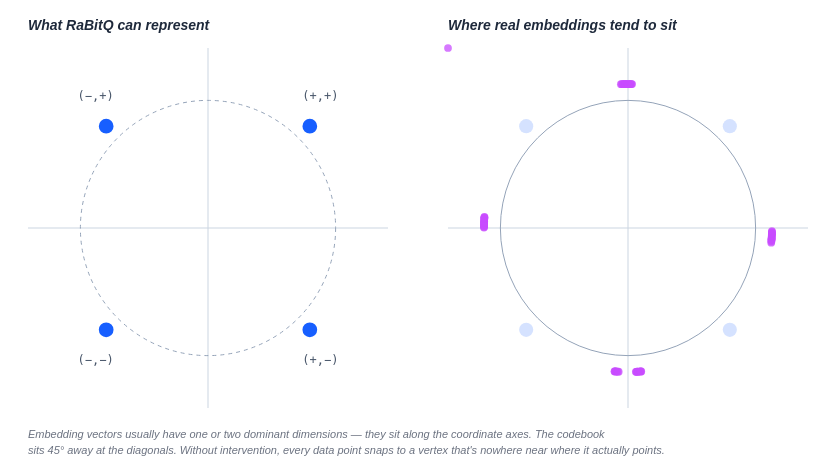

Write a Vega-Lite specification for this figure.
### Vega specification from a JSON file in a GitHub repository (floating-point values rounded to 4 significant figures)
{"$schema": "https://vega.github.io/schema/vega/v5.json", "description": "RaBitQ 2D codebook vs typical embedding directions. Left panel shows the 4-vertex codebook on the unit circle; right panel shows axis-clustered data points that snap nowhere near where they actually point.", "width": 800, "height": 460, "padding": 8, "background": "transparent", "config": {"axis": {"labelFontSize": 11, "titleFontSize": 12}}, "signals": [{"name": "panel_w", "value": 360}, {"name": "panel_h", "value": 360}, {"name": "panel_gap", "value": 60}, {"name": "left_x", "value": 20}, {"name": "right_x", "update": "left_x + panel_w + panel_gap"}, {"name": "panel_y", "value": 40}], "data": [{"name": "codebook", "values": [{"sx": 1, "sy": 1, "label": "(+,+)", "lx": 0.78, "ly": 0.92}, {"sx": -1, "sy": 1, "label": "(−,+)", "lx": -0.78, "ly": 0.92}, {"sx": -1, "sy": -1, "label": "(−,−)", "lx": -0.78, "ly": -0.92}, {"sx": 1, "sy": -1, "label": "(+,−)", "lx": 0.78, "ly": -0.92}], "transform": [{"type": "formula", "as": "x", "expr": "datum.sx / sqrt(2)"}, {"type": "formula", "as": "y", "expr": "datum.sy / sqrt(2)"}]}, {"name": "raw_data", "values": [{}], "transform": [{"type": "sequence", "start": 0, "stop": 64, "step": 1, "as": "i"}, {"type": "formula", "as": "axis", "expr": "datum.i % 4"}, {"type": "formula", "as": "h", "expr": "((datum.i * 9301 + 49297) % 233280) / 233280"}, {"type": "formula", "as": "h2", "expr": "((datum.i * 16807 + 13) % 65521) / 65521"}, {"type": "formula", "as": "dom", "expr": "0.85 + datum.h * 0.13"}, {"type": "formula", "as": "noise", "expr": "(datum.h2 - 0.5) * 0.18"}, {"type": "formula", "as": "rx", "expr": "datum.axis === 0 ? datum.dom : (datum.axis === 1 ? datum.noise : (datum.axis === 2 ? -datum.dom : datum.noise))"}, {"type": "formula", "as": "ry", "expr": "datum.axis === 0 ? datum.noise : (datum.axis === 1 ? datum.dom : (datum.axis === 2 ? datum.noise : -datum.dom))"}, {"type": "formula", "as": "norm", "expr": "sqrt(datum.rx * datum.rx + datum.ry * datum.ry)"}, {"type": "formula", "as": "x", "expr": "datum.rx / datum.norm"}, {"type": "formula", "as": "y", "expr": "datum.ry / datum.norm"}]}], "marks": [{"type": "text", "encode": {"enter": {"x": {"signal": "left_x"}, "y": {"value": 22}, "text": {"value": "What RaBitQ can represent"}, "fontSize": {"value": 14}, "fontWeight": {"value": 600}, "fontStyle": {"value": "italic"}, "fill": {"value": "#1e293b"}}}}, {"type": "text", "encode": {"enter": {"x": {"signal": "right_x"}, "y": {"value": 22}, "text": {"value": "Where real embeddings tend to sit"}, "fontSize": {"value": 14}, "fontWeight": {"value": 600}, "fontStyle": {"value": "italic"}, "fill": {"value": "#1e293b"}}}}, {"type": "group", "name": "left_panel", "encode": {"update": {"x": {"signal": "left_x"}, "y": {"signal": "panel_y"}, "width": {"signal": "panel_w"}, "height": {"signal": "panel_h"}}}, "scales": [{"name": "x", "type": "linear", "domain": [-1.25, 1.25], "range": [0, {"signal": "panel_w"}]}, {"name": "y", "type": "linear", "domain": [-1.25, 1.25], "range": [{"signal": "panel_h"}, 0]}], "marks": [{"type": "rule", "encode": {"enter": {"x": {"scale": "x", "value": -1.25}, "x2": {"scale": "x", "value": 1.25}, "y": {"scale": "y", "value": 0}, "stroke": {"value": "#cbd5e1"}, "strokeWidth": {"value": 1}}}}, {"type": "rule", "encode": {"enter": {"y": {"scale": "y", "value": -1.25}, "y2": {"scale": "y", "value": 1.25}, "x": {"scale": "x", "value": 0}, "stroke": {"value": "#cbd5e1"}, "strokeWidth": {"value": 1}}}}, {"type": "symbol", "encode": {"enter": {"x": {"scale": "x", "value": 0}, "y": {"scale": "y", "value": 0}, "size": {"signal": "PI * pow(panel_w / 2.5, 2)"}, "shape": {"value": "circle"}, "fill": {"value": "transparent"}, "stroke": {"value": "#94a3b8"}, "strokeWidth": {"value": 1}, "strokeDash": {"value": [4, 4]}}}}, {"type": "symbol", "from": {"data": "codebook"}, "encode": {"enter": {"x": {"scale": "x", "field": "x"}, "y": {"scale": "y", "field": "y"}, "size": {"value": 280}, "fill": {"value": "#175fff"}, "stroke": {"value": "#ffffff"}, "strokeWidth": {"value": 2}}}}, {"type": "text", "from": {"data": "codebook"}, "encode": {"enter": {"x": {"scale": "x", "field": "lx"}, "y": {"scale": "y", "field": "ly"}, "text": {"field": "label"}, "fontSize": {"value": 12}, "font": {"value": "IBM Plex Mono, ui-monospace, monospace"}, "fill": {"value": "#475569"}, "align": {"value": "center"}, "baseline": {"value": "middle"}}}}]}, {"type": "group", "name": "right_panel", "encode": {"update": {"x": {"signal": "right_x"}, "y": {"signal": "panel_y"}, "width": {"signal": "panel_w"}, "height": {"signal": "panel_h"}}}, "scales": [{"name": "x", "type": "linear", "domain": [-1.25, 1.25], "range": [0, {"signal": "panel_w"}]}, {"name": "y", "type": "linear", "domain": [-1.25, 1.25], "range": [{"signal": "panel_h"}, 0]}], "marks": [{"type": "rule", "encode": {"enter": {"x": {"scale": "x", "value": -1.25}, "x2": {"scale": "x", "value": 1.25}, "y": {"scale": "y", "value": 0}, "stroke": {"value": "#cbd5e1"}}}}, {"type": "rule", "encode": {"enter": {"y": {"scale": "y", "value": -1.25}, "y2": {"scale": "y", "value": 1.25}, "x": {"scale": "x", "value": 0}, "stroke": {"value": "#cbd5e1"}, "strokeWidth": {"value": 1}}}}, {"type": "symbol", "encode": {"enter": {"x": {"scale": "x", "value": 0}, "y": {"scale": "y", "value": 0}, "size": {"signal": "PI * pow(panel_w / 2.5, 2)"}, "shape": {"value": "circle"}, "fill": {"value": "transparent"}, "stroke": {"value": "#94a3b8"}}}}, {"type": "symbol", "from": {"data": "codebook"}, "encode": {"enter": {"x": {"scale": "x", "field": "x"}, "y": {"scale": "y", "field": "y"}, "size": {"value": 200}, "fill": {"value": "#175fff"}, "fillOpacity": {"value": 0.18}}}}, {"type": "symbol", "from": {"data": "raw_data"}, "encode": {"enter": {"x": {"scale": "x", "field": "x"}, "y": {"scale": "y", "field": "y"}, "size": {"value": 60}, "fill": {"value": "#c84cff"}, "fillOpacity": {"value": 0.75}}}}]}, {"type": "text", "encode": {"enter": {"x": {"value": 20}, "y": {"value": 430}, "text": {"value": "Embedding vectors usually have one or two dominant dimensions — they sit along the coordinate axes. The codebook"}, "fontSize": {"value": 11}, "fontStyle": {"value": "italic"}, "fill": {"value": "#6b7280"}}}}, {"type": "text", "encode": {"enter": {"x": {"value": 20}, "y": {"value": 446}, "text": {"value": "sits 45° away at the diagonals. Without intervention, every data point snaps to a vertex that's nowhere near where it actually points."}, "fontSize": {"value": 11}, "fontStyle": {"value": "italic"}, "fill": {"value": "#6b7280"}}}}]}
